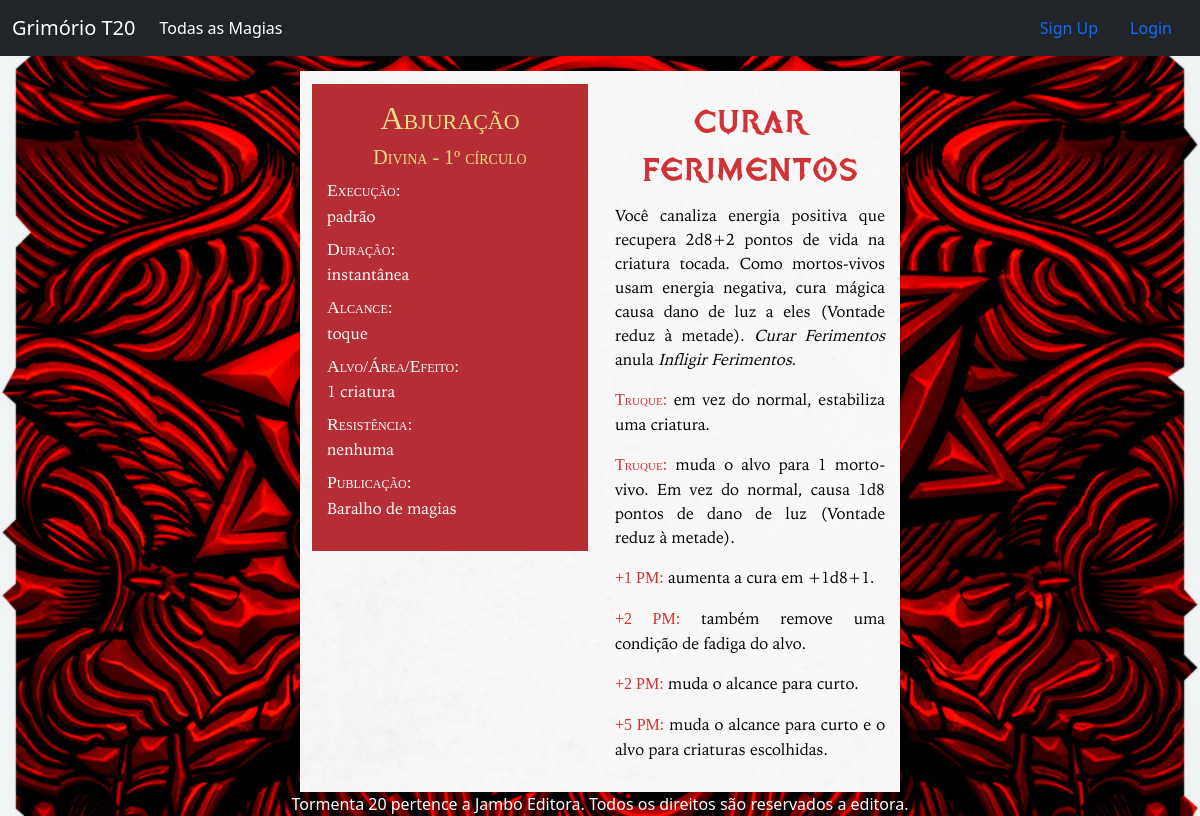
The page /spell/65/ on the database its author committed.
### spell/models.py (models this page shows, shortened)
class Spell(models.Model):
    name = models.TextField()
    image = models.ImageField(upload_to='spell/images', blank=True)
    SPELL_TYPE_CHOICES = [
        ('AR', 'Arcana'),
        ('DI', 'Divina'),
        ('UN', 'Universal'),
    ]
    spell_type = models.CharField(
        max_length=2,
        choices=SPELL_TYPE_CHOICES,
        default='AR',
    )
    SCHOOL_CHOICES = [
        ('AB', 'Abjuração'),
        ('AD', 'Advinhação'),
        ('CO', 'Convocação'),
        ('EN', 'Encantamento'),
        ('EV', 'Evocação'),
        ('IL', 'Ilusão'),
        ('NE', 'Necromancia'),
        ('TR', 'Transmutação'),
    ]
    school = models.CharField(
        max_length=2,
        choices=SCHOOL_CHOICES,
        default='AB',
    )
    CIRCLE_CHOICES = [
        ('1', 1),
        ('2', 2),
        ('3', 3),
        ('4', 4),
        ('5', 5),
    ]
    circle = models.CharField(
        max_length=1,
        choices=CIRCLE_CHOICES,
        default=1,
    )
    execution = models.TextField()
    range = models.TextField()
    target_area_effect = models.TextField()
    duration = models.TextField()
    resistance = models.TextField(blank=True)
    description = models.TextField(default='')
    enhancements = models.ManyToManyField(to=Enhancement, related_name='spell', blank=True)
    short_description = models.CharField(max_length=100, blank=True)
    book_magazine = models.CharField(max_length=100, blank=True)
    user = models.ForeignKey(User, on_delete=models.CASCADE, null=True)

class Enhancement(models.Model):
    cost = models.CharField(max_length=30)
    effect = models.TextField()
    related_spell = models.ForeignKey('Spell', on_delete=models.CASCADE, default=None)

### spell/views.py (the view)
# urls.py: path('<int:spell_id>/', views.spell_details, name='spell_details'),
def spell_details(request, spell_id):
    spell = get_object_or_404(Spell, pk=spell_id)
    enhancements = Enhancement.objects.filter(related_spell=spell_id)
    return render(request, 'spell/spell_details.html', {'spell': spell, 'enhancements': enhancements})

### spell/templates/spell/spell_details.html (shortened to what this page needs)
{% extends './spell_base.html' %}
{% block content %}
<div class="container-fluid" >
    <div class="row">
        <div class="col-md-12">
            <div class="row" style="padding-top:15px"></div>
            <div class="row">
                <div class="col-md-3"></div>
                <div class="col-md-6 bg_image" style="padding-top: 13px"></div>
                <div class="col-md-3"></div>
            </div>
            <div class="row">
                <div class="col-md-3"></div>
                <div class="col-md-3 bg_image" style="padding-bottom:13px">
                    <div class="col-md-12" style="display: table; background-color:#B62E34;padding-top: 15px;padding-bottom: 15px;padding-left:15px;padding-right:15px">
                        <h2 style="text-align:center">
                            {{ spell.get_school_display }}
                        </h2>
                        <h5 style="text-align:center">
                            {{ spell.get_spell_type_display }} - {{ spell.circle }}º círculo
                        </h5>
                        <dl>
                            <dt>
                                Execução:
                            </dt>
                            <dd>
                                {{ spell.execution }}
                            </dd>
                            <dt>
                                Duração:
                            </dt>
                            <dd>
                                {{ spell.duration }}
                            </dd>
                            <dt>
                                Alcance:
                            </dt>
                            <dd>
                                {{ spell.range }}
                            </dd>
                            <dt>
                                Alvo/Área/Efeito:
                            </dt>
                            <dd>
                                {{ spell.target_area_effect }}
                            </dd>
                            <dt>
                                Resistência:
                            </dt>
                            <dd>
                                {% if spell.resistance != '' %}
                                {{ spell.resistance }}
                                {% else %}
                                nenhuma
                                {% endif %}
                            </dd>
                            <dt>
                                Publicação:
                            </dt>
                            <dd>
                                {{spell.book_magazine}}
                            </dd>
                        </dl>
                    </div>
                </div>
                <div class="col-md-3 bg_image" style="padding-top: 15px;padding-bottom: 15px;padding-left:15px;padding-right:15px">
                    <h1 style="text-align:center">
                        {{spell.name}}
                    </h1>
                    <p>
                        {{ spell.description }}
                    </p>
                    {% for enhancement in enhancements %}
                    <p>
                        <b class="enhc">{{ enhancement.cost }}:</b>
                        {{enhancement.effect}}
                    </p>
                    {% endfor %}
                </div>
                <div class="col-md-3"></div>
            </div>
        </div>
    </div>
</div>
{% endblock %}

### spell/templates/spell/spell_details.html (style rules this page uses)
body { background-image: url("/static/img/bg_2.jpg"); background-repeat: no-repeat; background-attachment: fixed; background-size: cover; bacground-position: center; }
.bg_image { background-image: url("/static/img/background.png"); background-repeat: no-repeat; background-attachment: fixed; background-size: cover; bacground-position: center; }
dd { font-family: 'iowanOldStyleRegular'; color: white; font-weight: normal; font-style: normal; }
dt { font-family: 'iowanOldStyleBold'; color: white; font-weight: normal; font-style: normal; font-size: 110%; font-variant: small-caps; }
h2 { font-family: 'iowanOldStyleBold'; font-weight: normal; color: #f0dc82; font-variant: small-caps; }
h5 { font-family: 'iowanOldStyleBold'; font-weight: normal; color: #f0dc82; font-variant: small-caps; }
h1 { font-family: 'tormenta20'; font-weight: normal; color: #d13235 }
.enhc { font-family: 'iowanOldStyleBold'; font-weight: normal; color: #d13235; font-variant: small-caps; }
p { font-family: 'iowanOldStyleRegular'; color: black; font-weight: normal; font-style: normal; text-align: justify; text-justify: inter-word; }

### rows shown on the page
Spell: school "Abjuração", spell_type "Divina", circle "1", execution "padrão", duration "instantânea", range "toque", target_area_effect "1 criatura", book_magazine "Baralho de magias", name "Curar Ferimentos", description "Você canaliza energia positiva que recupera 2d8+2 pontos de vida na criatura tocada. Como mortos-vivos usam energia negativa, cura mágica causa dano de luz a eles (Vontade reduz à metade). Curar Ferimentos anula Infligir Ferimentos ."
Enhancement: cost "Truque", effect "em vez do normal, estabiliza uma criatura."
Enhancement: cost "Truque", effect "muda o alvo para 1 morto-vivo. Em vez do normal, causa 1d8 pontos de dano de luz (Vontade reduz à metade)."
Enhancement: cost "+1 PM", effect "aumenta a cura em +1d8+1."
Enhancement: cost "+2 PM", effect "também remove uma condição de fadiga do alvo."
Enhancement: cost "+2 PM", effect "muda o alcance para curto."
Enhancement: cost "+5 PM", effect "muda o alcance para curto e o alvo para criaturas escolhidas."
